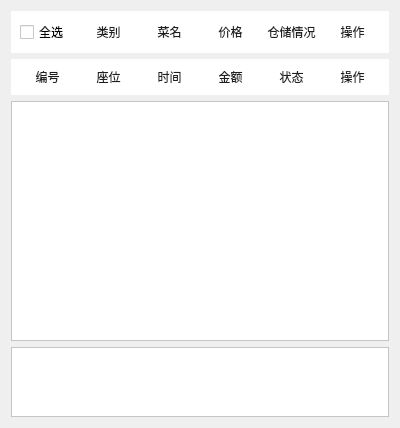
<?xml version="1.0" encoding="UTF-8"?>
<ui version="4.0">
 <class>ListWidget</class>
 <widget class="QWidget" name="ListWidget">
  <property name="geometry">
   <rect>
    <x>0</x>
    <y>0</y>
    <width>400</width>
    <height>428</height>
   </rect>
  </property>
  <property name="windowTitle">
   <string>Form</string>
  </property>
  <layout class="QVBoxLayout" name="verticalLayout_1">
   <item>
    <widget class="QWidget" name="widget_head1" native="true">
     <property name="styleSheet">
      <string notr="true">QWidget{background-color: rgb(255, 255, 255);}

QLabel{
    font: 25 14pt '微软雅黑 Light';
    color: rgb(31,31,31);
}
</string>
     </property>
     <layout class="QHBoxLayout" name="horizontalLayout_1">
      <item>
       <widget class="QCheckBox" name="checkBox">
        <property name="maximumSize">
         <size>
          <width>70</width>
          <height>16777215</height>
         </size>
        </property>
        <property name="text">
         <string>全选</string>
        </property>
       </widget>
      </item>
      <item>
       <widget class="QLabel" name="label_10">
        <property name="text">
         <string>类别</string>
        </property>
        <property name="alignment">
         <set>Qt::AlignCenter</set>
        </property>
       </widget>
      </item>
      <item>
       <widget class="QLabel" name="label_11">
        <property name="text">
         <string>菜名</string>
        </property>
        <property name="alignment">
         <set>Qt::AlignCenter</set>
        </property>
       </widget>
      </item>
      <item>
       <widget class="QLabel" name="label_12">
        <property name="text">
         <string>价格</string>
        </property>
        <property name="alignment">
         <set>Qt::AlignCenter</set>
        </property>
       </widget>
      </item>
      <item>
       <widget class="QLabel" name="label_13">
        <property name="text">
         <string>仓储情况</string>
        </property>
        <property name="alignment">
         <set>Qt::AlignCenter</set>
        </property>
       </widget>
      </item>
      <item>
       <widget class="QLabel" name="label_14">
        <property name="text">
         <string>操作</string>
        </property>
        <property name="alignment">
         <set>Qt::AlignCenter</set>
        </property>
       </widget>
      </item>
     </layout>
    </widget>
   </item>
   <item>
    <widget class="QWidget" name="widget_head2" native="true">
     <property name="styleSheet">
      <string notr="true">QWidget{background-color: rgb(255, 255, 255);}

QLabel{
    font: 25 14pt '微软雅黑 Light';
    color: rgb(31,31,31);
}
</string>
     </property>
     <layout class="QHBoxLayout" name="horizontalLayout_2">
      <item>
       <widget class="QLabel" name="label">
        <property name="styleSheet">
         <string notr="true"/>
        </property>
        <property name="text">
         <string>编号</string>
        </property>
        <property name="alignment">
         <set>Qt::AlignCenter</set>
        </property>
       </widget>
      </item>
      <item>
       <widget class="QLabel" name="label_2">
        <property name="text">
         <string>座位</string>
        </property>
        <property name="alignment">
         <set>Qt::AlignCenter</set>
        </property>
       </widget>
      </item>
      <item>
       <widget class="QLabel" name="label_3">
        <property name="text">
         <string>时间</string>
        </property>
        <property name="alignment">
         <set>Qt::AlignCenter</set>
        </property>
       </widget>
      </item>
      <item>
       <widget class="QLabel" name="label_4">
        <property name="text">
         <string>金额</string>
        </property>
        <property name="alignment">
         <set>Qt::AlignCenter</set>
        </property>
       </widget>
      </item>
      <item>
       <widget class="QLabel" name="label_5">
        <property name="text">
         <string>状态</string>
        </property>
        <property name="alignment">
         <set>Qt::AlignCenter</set>
        </property>
       </widget>
      </item>
      <item>
       <widget class="QLabel" name="label_6">
        <property name="text">
         <string>操作</string>
        </property>
        <property name="alignment">
         <set>Qt::AlignCenter</set>
        </property>
       </widget>
      </item>
     </layout>
    </widget>
   </item>
   <item>
    <widget class="QScrollArea" name="scrollArea_vertical">
     <property name="styleSheet">
      <string notr="true">background-color: rgb(255, 255, 255);</string>
     </property>
     <property name="widgetResizable">
      <bool>true</bool>
     </property>
     <widget class="QWidget" name="scrollAreaWidgetContents">
      <property name="geometry">
       <rect>
        <x>0</x>
        <y>0</y>
        <width>380</width>
        <height>190</height>
       </rect>
      </property>
      <layout class="QVBoxLayout" name="verticalLayout">
       <item>
        <spacer name="verticalSpacer">
         <property name="orientation">
          <enum>Qt::Vertical</enum>
         </property>
         <property name="sizeHint" stdset="0">
          <size>
           <width>20</width>
           <height>251</height>
          </size>
         </property>
        </spacer>
       </item>
      </layout>
     </widget>
    </widget>
   </item>
   <item>
    <widget class="QScrollArea" name="scrollArea_grid">
     <property name="styleSheet">
      <string notr="true">background-color: rgb(255, 255, 255);</string>
     </property>
     <property name="widgetResizable">
      <bool>true</bool>
     </property>
     <widget class="QWidget" name="scrollAreaWidgetContents_2">
      <property name="geometry">
       <rect>
        <x>0</x>
        <y>0</y>
        <width>380</width>
        <height>112</height>
       </rect>
      </property>
      <layout class="QGridLayout" name="gridLayout"/>
     </widget>
    </widget>
   </item>
  </layout>
 </widget>
 <resources/>
 <connections/>
</ui>
